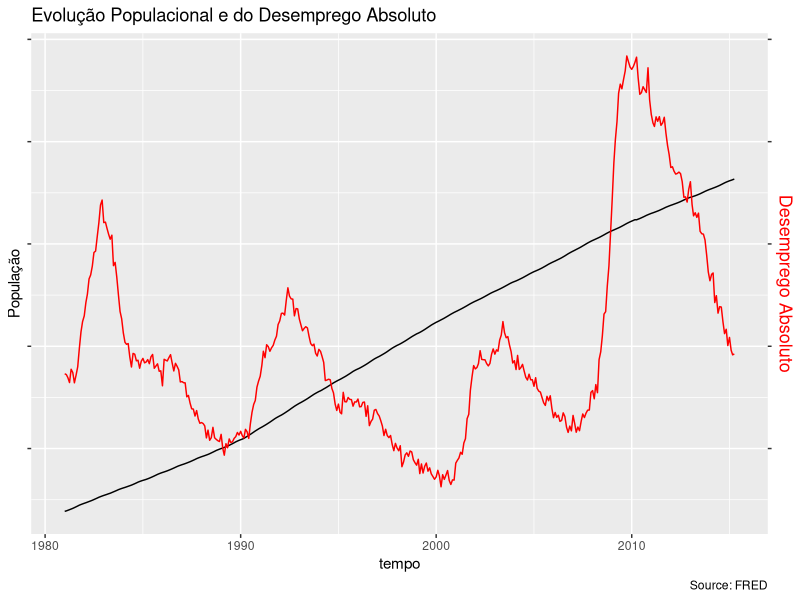

R code for this plot:
# Projeto de PE: 1/10
# Francisco Fonseca 
# Nº 102492

library(readxl)
library(dplyr)
library(ggplot2)

# Lê o ficheiro dado, filtra o ano, mantem as colunas que interessam
data = read_excel('econ.xlsx')
data <- data %>% filter(substr(tempo,1,4) >= 1981)  
data = subset(data, select = c(tempo, ndesemp, pop)) 

# Unifica a escala dos dados 
avg_pop <- mean(data$pop)
avg_ndesemp <- mean(data$ndesemp)

stdev_pop <- sd(data$pop)
stdev_ndesemp <- sd(data$ndesemp)

transformed <- data

transformed$pop <- (transformed$pop - avg_pop)/stdev_pop
transformed$ndesemp <- (transformed$ndesemp - avg_ndesemp)/stdev_ndesemp

# Cria um gráfico onde se pode analisar a evolução dos dados ao longo do tempo
ggplot(transformed, aes(tempo)) +
  geom_line(data=transformed, aes(y=pop), linewidth = 0.5) +
  geom_line(data=transformed, aes(y=ndesemp), colour = 'red', linewidth = 0.5) +
  scale_y_continuous(name = "População", 
                     sec.axis = sec_axis(~.,name = "Desemprego Absoluto")) +
  labs(title = "Evolução Populacional e do Desemprego Absoluto",
       caption = "Source: FRED") +
  theme(axis.text.y = element_blank(),
    axis.title.y.right = element_text(color = 'red', size = 13))

